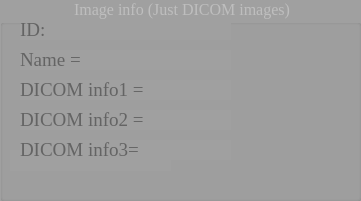
   <widget class="QGroupBox" name="result_seg_box_2">
    <property name="enabled">
     <bool>false</bool>
    </property>
    <property name="geometry">
     <rect>
      <x>1250</x>
      <y>30</y>
      <width>361</width>
      <height>201</height>
     </rect>
    </property>
    <property name="minimumSize">
     <size>
      <width>0</width>
      <height>201</height>
     </size>
    </property>
    <property name="font">
     <font>
      <family>Times New Roman</family>
      <pointsize>12</pointsize>
      <weight>9</weight>
      <italic>false</italic>
      <bold>false</bold>
     </font>
    </property>
    <property name="styleSheet">
     <string notr="true">QGroupBox {
   background-color: rgb(160, 160, 160);;font: 75 12pt &quot;Times New Roman&quot;;
}

QGroupBox QWidget {
    background-color: /* your desired content background color here */;
}

QGroupBox::title {
    subcontrol-origin: margin;
    subcontrol-position: top center;
}
</string>
    </property>
    <property name="title">
     <string>Image info (Just DICOM images)</string>
    </property>
    <widget class="QLabel" name="label_class_3">
     <property name="enabled">
      <bool>false</bool>
     </property>
     <property name="geometry">
      <rect>
       <x>10</x>
       <y>150</y>
       <width>161</width>
       <height>21</height>
      </rect>
     </property>
     <property name="font">
      <font>
       <family>Times New Roman</family>
       <pointsize>12</pointsize>
       <weight>9</weight>
       <italic>false</italic>
       <bold>false</bold>
      </font>
     </property>
     <property name="styleSheet">
      <string notr="true">font: 75 12pt &quot;Times New Roman&quot;;; background-color: rgb(160, 160, 160);</string>
     </property>
     <property name="text">
      <string/>
     </property>
    </widget>
    <widget class="QLabel" name="dice_overal_2">
     <property name="enabled">
      <bool>false</bool>
     </property>
     <property name="geometry">
      <rect>
       <x>20</x>
       <y>20</y>
       <width>211</width>
       <height>20</height>
      </rect>
     </property>
     <property name="font">
      <font>
       <family>Times New Roman</family>
       <pointsize>14</pointsize>
       <weight>9</weight>
       <italic>false</italic>
       <bold>false</bold>
      </font>
     </property>
     <property name="styleSheet">
      <string notr="true">color: rgb(0, 0, 0);font: 75 14pt &quot;Times New Roman&quot;;color: rgb(100, 100, 100); background-color: rgb(160, 160, 160);</string>
     </property>
     <property name="text">
      <string>ID:</string>
     </property>
    </widget>
    <widget class="QLabel" name="mse1_2">
     <property name="enabled">
      <bool>false</bool>
     </property>
     <property name="geometry">
      <rect>
       <x>20</x>
       <y>140</y>
       <width>211</width>
       <height>20</height>
      </rect>
     </property>
     <property name="font">
      <font>
       <family>Times New Roman</family>
       <pointsize>14</pointsize>
       <weight>9</weight>
       <italic>false</italic>
       <bold>false</bold>
      </font>
     </property>
     <property name="styleSheet">
      <string notr="true">color: rgb(0, 0, 0);font: 75 14pt &quot;Times New Roman&quot;;;color: rgb(100, 100, 100); background-color: rgb(160, 160, 160);
</string>
     </property>
     <property name="text">
      <string>DICOM info3= </string>
     </property>
    </widget>
    <widget class="QLabel" name="dice_LV_2">
     <property name="enabled">
      <bool>false</bool>
     </property>
     <property name="geometry">
      <rect>
       <x>20</x>
       <y>50</y>
       <width>211</width>
       <height>20</height>
      </rect>
     </property>
     <property name="font">
      <font>
       <family>Times New Roman</family>
       <pointsize>14</pointsize>
       <weight>9</weight>
       <italic>false</italic>
       <bold>false</bold>
      </font>
     </property>
     <property name="styleSheet">
      <string notr="true">color: rgb(0, 0, 0);font: 75 14pt &quot;Times New Roman&quot;;;color: rgb(100, 100, 100); background-color: rgb(160, 160, 160);
</string>
     </property>
     <property name="text">
      <string>Name = </string>
     </property>
    </widget>
    <widget class="QLabel" name="dice_RV_2">
     <property name="enabled">
      <bool>false</bool>
     </property>
     <property name="geometry">
      <rect>
       <x>20</x>
       <y>80</y>
       <width>211</width>
       <height>20</height>
      </rect>
     </property>
     <property name="font">
      <font>
       <family>Times New Roman</family>
       <pointsize>14</pointsize>
       <weight>9</weight>
       <italic>false</italic>
       <bold>false</bold>
      </font>
     </property>
     <property name="styleSheet">
      <string notr="true">color: rgb(0, 0, 0);font: 75 14pt &quot;Times New Roman&quot;;;color: rgb(100, 100, 100); background-color: rgb(160, 160, 160);
</string>
     </property>
     <property name="text">
      <string>DICOM info1 = </string>
     </property>
    </widget>
    <widget class="QLabel" name="dice_Myo_2">
     <property name="enabled">
      <bool>false</bool>
     </property>
     <property name="geometry">
      <rect>
       <x>20</x>
       <y>110</y>
       <width>211</width>
       <height>20</height>
      </rect>
     </property>
     <property name="minimumSize">
      <size>
       <width>170</width>
       <height>0</height>
      </size>
     </property>
     <property name="font">
      <font>
       <family>Times New Roman</family>
       <pointsize>14</pointsize>
       <weight>9</weight>
       <italic>false</italic>
       <bold>false</bold>
      </font>
     </property>
     <property name="styleSheet">
      <string notr="true">color: rgb(0, 0, 0);font: 75 14pt &quot;Times New Roman&quot;;;color: rgb(100, 100, 100); background-color: rgb(160, 160, 160);
</string>
     </property>
     <property name="text">
      <string>DICOM info2 = </string>
     </property>
    </widget>
   </widget>
